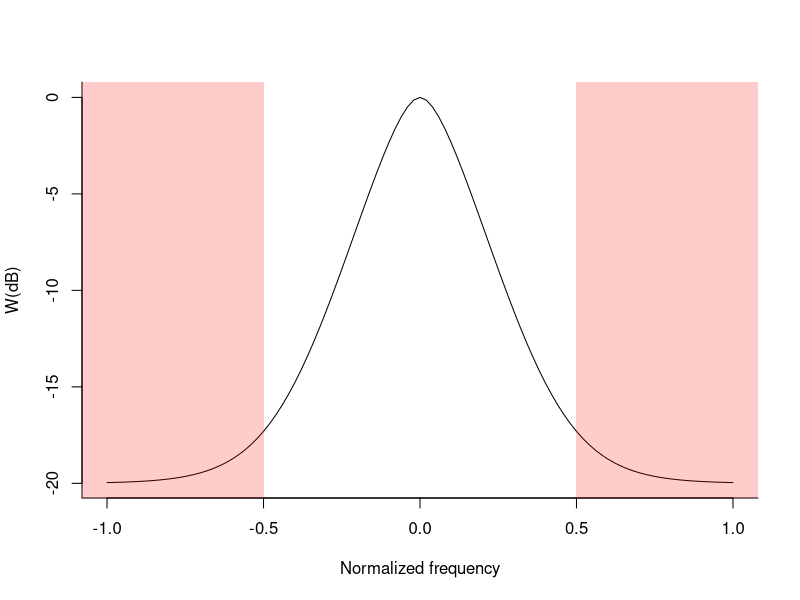

Write the R code that produced this figure.
W = function(g, r_log, p){
  r = 10^(r_log/10)
  return((1 - r) * (1 + p * g) * exp(-p * g) + r)
}


curve(20 * log10(W(abs(x), -10, 10)), -1, 1, bty = "l",
      ylab = "W(dB)", xlab = "Normalized frequency")
polygon(c(-2, -0.5, -0.5, -2, -2), c(-30, -30, 1, 1, -30), 
        col = rgb(1, 0, 0, 0.2), border = NA)


polygon(c(2, 0.5, 0.5, 2, 2), c(-30, -30, 1, 1, -30), 
        col = rgb(1, 0, 0, 0.2), border = NA)
